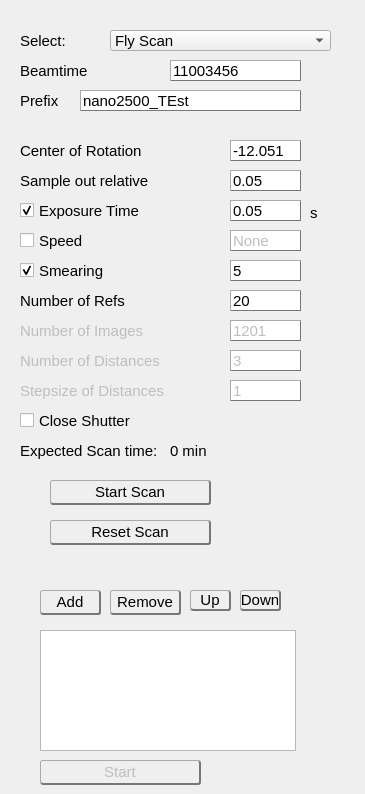
    <widget class="QWidget" name="tab_3">
     <attribute name="title">
      <string>Scan</string>
     </attribute>
     <widget class="QLineEdit" name="io_speed">
      <property name="enabled">
       <bool>false</bool>
      </property>
      <property name="geometry">
       <rect>
        <x>230</x>
        <y>230</y>
        <width>71</width>
        <height>21</height>
       </rect>
      </property>
      <property name="sizePolicy">
       <sizepolicy hsizetype="Fixed" vsizetype="Fixed">
        <horstretch>0</horstretch>
        <verstretch>0</verstretch>
       </sizepolicy>
      </property>
      <property name="font">
       <font>
        <family>Arial</family>
        <pointsize>11</pointsize>
       </font>
      </property>
      <property name="styleSheet">
       <string notr="true">border: solid;

border-bottom-color: #777777;
border-bottom-width: 1px;

border-right-color:#777777;
border-right-width: 1px;

border-top-color:#AAAAAA;
border-top-width: 1px;

border-left-color:#AAAAAA;
border-left-width: 1px;

 background: qlineargradient(x1: 0, y1: 0, x2: 0, y2: 1,
                                 stop: 0 #fafafa, stop: 0.4 #f4f4f4,
                                 stop: 0.5 #e7e7e7, stop: 1.0 #fafafa);</string>
      </property>
      <property name="text">
       <string>None</string>
      </property>
      <property name="maxLength">
       <number>5</number>
      </property>
     </widget>
     <widget class="QLineEdit" name="io_smearing">
      <property name="enabled">
       <bool>true</bool>
      </property>
      <property name="geometry">
       <rect>
        <x>230</x>
        <y>260</y>
        <width>71</width>
        <height>21</height>
       </rect>
      </property>
      <property name="sizePolicy">
       <sizepolicy hsizetype="Fixed" vsizetype="Fixed">
        <horstretch>0</horstretch>
        <verstretch>0</verstretch>
       </sizepolicy>
      </property>
      <property name="font">
       <font>
        <family>Arial</family>
        <pointsize>11</pointsize>
       </font>
      </property>
      <property name="styleSheet">
       <string notr="true">border: solid;

border-bottom-color: #777777;
border-bottom-width: 1px;

border-right-color:#777777;
border-right-width: 1px;

border-top-color:#AAAAAA;
border-top-width: 1px;

border-left-color:#AAAAAA;
border-left-width: 1px;

 background: qlineargradient(x1: 0, y1: 0, x2: 0, y2: 1,
                                 stop: 0 #fafafa, stop: 0.4 #f4f4f4,
                                 stop: 0.5 #e7e7e7, stop: 1.0 #fafafa);</string>
      </property>
      <property name="text">
       <string>5</string>
      </property>
      <property name="maxLength">
       <number>5</number>
      </property>
     </widget>
     <widget class="QLabel" name="label_roixlow_2">
      <property name="geometry">
       <rect>
        <x>20</x>
        <y>140</y>
        <width>131</width>
        <height>21</height>
       </rect>
      </property>
      <property name="font">
       <font>
        <family>Arial</family>
        <pointsize>11</pointsize>
       </font>
      </property>
      <property name="text">
       <string>Center of Rotation</string>
      </property>
     </widget>
     <widget class="QLineEdit" name="io_noimages">
      <property name="enabled">
       <bool>false</bool>
      </property>
      <property name="geometry">
       <rect>
        <x>230</x>
        <y>320</y>
        <width>71</width>
        <height>21</height>
       </rect>
      </property>
      <property name="sizePolicy">
       <sizepolicy hsizetype="Fixed" vsizetype="Fixed">
        <horstretch>0</horstretch>
        <verstretch>0</verstretch>
       </sizepolicy>
      </property>
      <property name="font">
       <font>
        <family>Arial</family>
        <pointsize>11</pointsize>
       </font>
      </property>
      <property name="styleSheet">
       <string notr="true">border: solid;

border-bottom-color: #777777;
border-bottom-width: 1px;

border-right-color:#777777;
border-right-width: 1px;

border-top-color:#AAAAAA;
border-top-width: 1px;

border-left-color:#AAAAAA;
border-left-width: 1px;

 background: qlineargradient(x1: 0, y1: 0, x2: 0, y2: 1,
                                 stop: 0 #fafafa, stop: 0.4 #f4f4f4,
                                 stop: 0.5 #e7e7e7, stop: 1.0 #fafafa);</string>
      </property>
      <property name="text">
       <string>1201</string>
      </property>
     </widget>
     <widget class="QLabel" name="label_roixlow_8">
      <property name="geometry">
       <rect>
        <x>20</x>
        <y>170</y>
        <width>131</width>
        <height>21</height>
       </rect>
      </property>
      <property name="font">
       <font>
        <family>Arial</family>
        <pointsize>11</pointsize>
       </font>
      </property>
      <property name="text">
       <string>Sample out relative</string>
      </property>
     </widget>
     <widget class="QLineEdit" name="io_exptime2">
      <property name="enabled">
       <bool>true</bool>
      </property>
      <property name="geometry">
       <rect>
        <x>230</x>
        <y>200</y>
        <width>71</width>
        <height>21</height>
       </rect>
      </property>
      <property name="sizePolicy">
       <sizepolicy hsizetype="Fixed" vsizetype="Fixed">
        <horstretch>0</horstretch>
        <verstretch>0</verstretch>
       </sizepolicy>
      </property>
      <property name="font">
       <font>
        <family>Arial</family>
        <pointsize>11</pointsize>
       </font>
      </property>
      <property name="styleSheet">
       <string notr="true">border: solid;

border-bottom-color: #777777;
border-bottom-width: 1px;

border-right-color:#777777;
border-right-width: 1px;

border-top-color:#AAAAAA;
border-top-width: 1px;

border-left-color:#AAAAAA;
border-left-width: 1px;

 background: qlineargradient(x1: 0, y1: 0, x2: 0, y2: 1,
                                 stop: 0 #fafafa, stop: 0.4 #f4f4f4,
                                 stop: 0.5 #e7e7e7, stop: 1.0 #fafafa);</string>
      </property>
      <property name="inputMethodHints">
       <set>Qt::ImhPreferNumbers</set>
      </property>
      <property name="text">
       <string>0.05</string>
      </property>
      <property name="maxLength">
       <number>5</number>
      </property>
     </widget>
     <widget class="QLineEdit" name="io_prefix">
      <property name="geometry">
       <rect>
        <x>80</x>
        <y>90</y>
        <width>221</width>
        <height>21</height>
       </rect>
      </property>
      <property name="sizePolicy">
       <sizepolicy hsizetype="Fixed" vsizetype="Fixed">
        <horstretch>0</horstretch>
        <verstretch>0</verstretch>
       </sizepolicy>
      </property>
      <property name="font">
       <font>
        <family>Arial</family>
        <pointsize>11</pointsize>
       </font>
      </property>
      <property name="styleSheet">
       <string notr="true">border: solid;

border-bottom-color: #777777;
border-bottom-width: 1px;

border-right-color:#777777;
border-right-width: 1px;

border-top-color:#AAAAAA;
border-top-width: 1px;

border-left-color:#AAAAAA;
border-left-width: 1px;

 background: qlineargradient(x1: 0, y1: 0, x2: 0, y2: 1,
                                 stop: 0 #fafafa, stop: 0.4 #f4f4f4,
                                 stop: 0.5 #e7e7e7, stop: 1.0 #fafafa);</string>
      </property>
      <property name="text">
       <string>nano2500_TEst</string>
      </property>
     </widget>
     <widget class="QLineEdit" name="io_sampleoutrel">
      <property name="geometry">
       <rect>
        <x>230</x>
        <y>170</y>
        <width>71</width>
        <height>21</height>
       </rect>
      </property>
      <property name="sizePolicy">
       <sizepolicy hsizetype="Fixed" vsizetype="Fixed">
        <horstretch>0</horstretch>
        <verstretch>0</verstretch>
       </sizepolicy>
      </property>
      <property name="font">
       <font>
        <family>Arial</family>
        <pointsize>11</pointsize>
       </font>
      </property>
      <property name="styleSheet">
       <string notr="true">border: solid;

border-bottom-color: #777777;
border-bottom-width: 1px;

border-right-color:#777777;
border-right-width: 1px;

border-top-color:#AAAAAA;
border-top-width: 1px;

border-left-color:#AAAAAA;
border-left-width: 1px;

 background: qlineargradient(x1: 0, y1: 0, x2: 0, y2: 1,
                                 stop: 0 #fafafa, stop: 0.4 #f4f4f4,
                                 stop: 0.5 #e7e7e7, stop: 1.0 #fafafa);</string>
      </property>
      <property name="text">
       <string>0.05</string>
      </property>
     </widget>
     <widget class="QLabel" name="label_roixlow_3">
      <property name="geometry">
       <rect>
        <x>20</x>
        <y>90</y>
        <width>101</width>
        <height>21</height>
       </rect>
      </property>
      <property name="font">
       <font>
        <family>Arial</family>
        <pointsize>11</pointsize>
       </font>
      </property>
      <property name="text">
       <string>Prefix</string>
      </property>
     </widget>
     <widget class="QLineEdit" name="io_beamtime">
      <property name="geometry">
       <rect>
        <x>170</x>
        <y>60</y>
        <width>131</width>
        <height>21</height>
       </rect>
      </property>
      <property name="sizePolicy">
       <sizepolicy hsizetype="Fixed" vsizetype="Fixed">
        <horstretch>0</horstretch>
        <verstretch>0</verstretch>
       </sizepolicy>
      </property>
      <property name="font">
       <font>
        <family>Arial</family>
        <pointsize>11</pointsize>
       </font>
      </property>
      <property name="styleSheet">
       <string notr="true">border: solid;

border-bottom-color: #777777;
border-bottom-width: 1px;

border-right-color:#777777;
border-right-width: 1px;

border-top-color:#AAAAAA;
border-top-width: 1px;

border-left-color:#AAAAAA;
border-left-width: 1px;

 background: qlineargradient(x1: 0, y1: 0, x2: 0, y2: 1,
                                 stop: 0 #fafafa, stop: 0.4 #f4f4f4,
                                 stop: 0.5 #e7e7e7, stop: 1.0 #fafafa);</string>
      </property>
      <property name="text">
       <string>11003456</string>
      </property>
     </widget>
     <widget class="QLabel" name="label_roixlow_9">
      <property name="enabled">
       <bool>false</bool>
      </property>
      <property name="geometry">
       <rect>
        <x>20</x>
        <y>320</y>
        <width>161</width>
        <height>21</height>
       </rect>
      </property>
      <property name="font">
       <font>
        <family>Arial</family>
        <pointsize>11</pointsize>
       </font>
      </property>
      <property name="text">
       <string>Number of Images</string>
      </property>
     </widget>
     <widget class="QLineEdit" name="io_cor">
      <property name="geometry">
       <rect>
        <x>230</x>
        <y>140</y>
        <width>71</width>
        <height>21</height>
       </rect>
      </property>
      <property name="sizePolicy">
       <sizepolicy hsizetype="Fixed" vsizetype="Fixed">
        <horstretch>0</horstretch>
        <verstretch>0</verstretch>
       </sizepolicy>
      </property>
      <property name="font">
       <font>
        <family>Arial</family>
        <pointsize>11</pointsize>
       </font>
      </property>
      <property name="styleSheet">
       <string notr="true">border: solid;

border-bottom-color: #777777;
border-bottom-width: 1px;

border-right-color:#777777;
border-right-width: 1px;

border-top-color:#AAAAAA;
border-top-width: 1px;

border-left-color:#AAAAAA;
border-left-width: 1px;

 background: qlineargradient(x1: 0, y1: 0, x2: 0, y2: 1,
                                 stop: 0 #fafafa, stop: 0.4 #f4f4f4,
                                 stop: 0.5 #e7e7e7, stop: 1.0 #fafafa);</string>
      </property>
      <property name="text">
       <string>-12.051</string>
      </property>
     </widget>
     <widget class="QLabel" name="label_roixlow_7">
      <property name="geometry">
       <rect>
        <x>20</x>
        <y>60</y>
        <width>101</width>
        <height>21</height>
       </rect>
      </property>
      <property name="font">
       <font>
        <family>Arial</family>
        <pointsize>11</pointsize>
       </font>
      </property>
      <property name="text">
       <string>Beamtime</string>
      </property>
     </widget>
     <widget class="QPushButton" name="but_StartStandardScan">
      <property name="geometry">
       <rect>
        <x>50</x>
        <y>480</y>
        <width>161</width>
        <height>25</height>
       </rect>
      </property>
      <property name="font">
       <font>
        <family>Arial</family>
        <pointsize>11</pointsize>
       </font>
      </property>
      <property name="styleSheet">
       <string notr="true">border: solid;

border-bottom-color: #777777; border-bottom-width: 2px;

border-right-color:#777777;
border-right-width: 2px;

border-top-color:#AAAAAA;
border-top-width: 1px;

border-left-color:#AAAAAA;
border-left-width: 1px;

border-radius: 3px;
padding: 1px;
 background: qlineargradient(x1: 0, y1: 0, x2: 0, y2: 1,
                                 stop: 0 #fafafa, stop: 0.4 #f4f4f4,
                                 stop: 0.5 #e7e7e7, stop: 1.0 #fafafa);</string>
      </property>
      <property name="text">
       <string>Start Scan</string>
      </property>
     </widget>
     <widget class="QLabel" name="label_selectScan">
      <property name="geometry">
       <rect>
        <x>20</x>
        <y>30</y>
        <width>111</width>
        <height>21</height>
       </rect>
      </property>
      <property name="font">
       <font>
        <family>Arial</family>
        <pointsize>11</pointsize>
       </font>
      </property>
      <property name="text">
       <string>Select:</string>
      </property>
     </widget>
     <widget class="QComboBox" name="cB_Scan">
      <property name="geometry">
       <rect>
        <x>110</x>
        <y>30</y>
        <width>221</width>
        <height>21</height>
       </rect>
      </property>
      <property name="font">
       <font>
        <family>Arial</family>
        <pointsize>11</pointsize>
       </font>
      </property>
      <item>
       <property name="text">
        <string>Fly Scan</string>
       </property>
      </item>
      <item>
       <property name="text">
        <string>Take Image Series</string>
       </property>
      </item>
      <item>
       <property name="text">
        <string>Holotomo Step</string>
       </property>
      </item>
      <item>
       <property name="text">
        <string>Holotomo Fly</string>
       </property>
      </item>
      <item>
       <property name="text">
        <string>Holotomo Fly Ref</string>
       </property>
      </item>
         <item>
             <property name="text">
                 <string>Fly Scan 360</string>
             </property>
         </item>
     </widget>
     <widget class="QLabel" name="label_3">
      <property name="geometry">
       <rect>
        <x>310</x>
        <y>206</y>
        <width>46</width>
        <height>13</height>
       </rect>
      </property>
      <property name="font">
       <font>
        <family>Arial</family>
        <pointsize>11</pointsize>
       </font>
      </property>
      <property name="text">
       <string>s</string>
      </property>
     </widget>
     <widget class="QListWidget" name="list_Scan">
      <property name="geometry">
       <rect>
        <x>40</x>
        <y>630</y>
        <width>256</width>
        <height>121</height>
       </rect>
      </property>
     </widget>
     <widget class="QPushButton" name="but_AddItem">
      <property name="geometry">
       <rect>
        <x>40</x>
        <y>590</y>
        <width>61</width>
        <height>25</height>
       </rect>
      </property>
      <property name="font">
       <font>
        <family>Arial</family>
        <pointsize>11</pointsize>
       </font>
      </property>
      <property name="styleSheet">
       <string notr="true">border: solid;

border-bottom-color: #777777; border-bottom-width: 2px;

border-right-color:#777777;
border-right-width: 2px;

border-top-color:#AAAAAA;
border-top-width: 1px;

border-left-color:#AAAAAA;
border-left-width: 1px;

border-radius: 3px;
padding: 1px;
 background: qlineargradient(x1: 0, y1: 0, x2: 0, y2: 1,
                                 stop: 0 #fafafa, stop: 0.4 #f4f4f4,
                                 stop: 0.5 #e7e7e7, stop: 1.0 #fafafa);</string>
      </property>
      <property name="text">
       <string>Add</string>
      </property>
     </widget>
     <widget class="QPushButton" name="but_RemoveItem">
      <property name="geometry">
       <rect>
        <x>110</x>
        <y>590</y>
        <width>71</width>
        <height>25</height>
       </rect>
      </property>
      <property name="font">
       <font>
        <family>Arial</family>
        <pointsize>11</pointsize>
       </font>
      </property>
      <property name="styleSheet">
       <string notr="true">border: solid;

border-bottom-color: #777777; border-bottom-width: 2px;

border-right-color:#777777;
border-right-width: 2px;

border-top-color:#AAAAAA;
border-top-width: 1px;

border-left-color:#AAAAAA;
border-left-width: 1px;

border-radius: 3px;
padding: 1px;
 background: qlineargradient(x1: 0, y1: 0, x2: 0, y2: 1,
                                 stop: 0 #fafafa, stop: 0.4 #f4f4f4,
                                 stop: 0.5 #e7e7e7, stop: 1.0 #fafafa);</string>
      </property>
      <property name="text">
       <string>Remove</string>
      </property>
     </widget>
     <widget class="QPushButton" name="but_MoveUp">
      <property name="geometry">
       <rect>
        <x>190</x>
        <y>590</y>
        <width>41</width>
        <height>21</height>
       </rect>
      </property>
      <property name="font">
       <font>
        <family>Arial</family>
        <pointsize>11</pointsize>
       </font>
      </property>
      <property name="styleSheet">
       <string notr="true">border: solid;

border-bottom-color: #777777; border-bottom-width: 2px;

border-right-color:#777777;
border-right-width: 2px;

border-top-color:#AAAAAA;
border-top-width: 1px;

border-left-color:#AAAAAA;
border-left-width: 1px;

border-radius: 3px;
padding: 1px;
 background: qlineargradient(x1: 0, y1: 0, x2: 0, y2: 1,
                                 stop: 0 #fafafa, stop: 0.4 #f4f4f4,
                                 stop: 0.5 #e7e7e7, stop: 1.0 #fafafa);</string>
      </property>
      <property name="text">
       <string>Up</string>
      </property>
     </widget>
     <widget class="QPushButton" name="but_MoveDown">
      <property name="geometry">
       <rect>
        <x>240</x>
        <y>590</y>
        <width>41</width>
        <height>21</height>
       </rect>
      </property>
      <property name="font">
       <font>
        <family>Arial</family>
        <pointsize>11</pointsize>
       </font>
      </property>
      <property name="styleSheet">
       <string notr="true">border: solid;

border-bottom-color: #777777; border-bottom-width: 2px;

border-right-color:#777777;
border-right-width: 2px;

border-top-color:#AAAAAA;
border-top-width: 1px;

border-left-color:#AAAAAA;
border-left-width: 1px;

border-radius: 3px;
padding: 1px;
 background: qlineargradient(x1: 0, y1: 0, x2: 0, y2: 1,
                                 stop: 0 #fafafa, stop: 0.4 #f4f4f4,
                                 stop: 0.5 #e7e7e7, stop: 1.0 #fafafa);</string>
      </property>
      <property name="text">
       <string>Down</string>
      </property>
     </widget>
     <widget class="QLabel" name="label_roixlow_15">
      <property name="geometry">
       <rect>
        <x>20</x>
        <y>290</y>
        <width>181</width>
        <height>21</height>
       </rect>
      </property>
      <property name="font">
       <font>
        <family>Arial</family>
        <pointsize>11</pointsize>
       </font>
      </property>
      <property name="text">
       <string>Number of Refs </string>
      </property>
     </widget>
     <widget class="QLineEdit" name="io_noref">
      <property name="enabled">
       <bool>true</bool>
      </property>
      <property name="geometry">
       <rect>
        <x>230</x>
        <y>290</y>
        <width>71</width>
        <height>21</height>
       </rect>
      </property>
      <property name="sizePolicy">
       <sizepolicy hsizetype="Fixed" vsizetype="Fixed">
        <horstretch>0</horstretch>
        <verstretch>0</verstretch>
       </sizepolicy>
      </property>
      <property name="font">
       <font>
        <family>Arial</family>
        <pointsize>11</pointsize>
       </font>
      </property>
      <property name="styleSheet">
       <string notr="true">border: solid;

border-bottom-color: #777777;
border-bottom-width: 1px;

border-right-color:#777777;
border-right-width: 1px;

border-top-color:#AAAAAA;
border-top-width: 1px;

border-left-color:#AAAAAA;
border-left-width: 1px;

 background: qlineargradient(x1: 0, y1: 0, x2: 0, y2: 1,
                                 stop: 0 #fafafa, stop: 0.4 #f4f4f4,
                                 stop: 0.5 #e7e7e7, stop: 1.0 #fafafa);</string>
      </property>
      <property name="text">
       <string>20</string>
      </property>
     </widget>
     <widget class="QPushButton" name="but_StartScanList">
      <property name="enabled">
       <bool>false</bool>
      </property>
      <property name="geometry">
       <rect>
        <x>40</x>
        <y>760</y>
        <width>161</width>
        <height>25</height>
       </rect>
      </property>
      <property name="font">
       <font>
        <family>Arial</family>
        <pointsize>11</pointsize>
       </font>
      </property>
      <property name="styleSheet">
       <string notr="true">border: solid;

border-bottom-color: #777777; border-bottom-width: 2px;

border-right-color:#777777;
border-right-width: 2px;

border-top-color:#AAAAAA;
border-top-width: 1px;

border-left-color:#AAAAAA;
border-left-width: 1px;

border-radius: 3px;
padding: 1px;
 background: qlineargradient(x1: 0, y1: 0, x2: 0, y2: 1,
                                 stop: 0 #fafafa, stop: 0.4 #f4f4f4,
                                 stop: 0.5 #e7e7e7, stop: 1.0 #fafafa);</string>
      </property>
      <property name="text">
       <string>Start</string>
      </property>
      <property name="autoDefault">
       <bool>false</bool>
      </property>
      <property name="default">
       <bool>false</bool>
      </property>
      <property name="flat">
       <bool>false</bool>
      </property>
     </widget>
     <widget class="QCheckBox" name="checkBox_smearing">
      <property name="enabled">
       <bool>true</bool>
      </property>
      <property name="geometry">
       <rect>
        <x>20</x>
        <y>260</y>
        <width>91</width>
        <height>21</height>
       </rect>
      </property>
      <property name="font">
       <font>
        <family>Arial</family>
        <pointsize>11</pointsize>
       </font>
      </property>
      <property name="text">
       <string>Smearing</string>
      </property>
      <property name="checked">
       <bool>true</bool>
      </property>
     </widget>
     <widget class="QCheckBox" name="checkBox_speed">
      <property name="geometry">
       <rect>
        <x>20</x>
        <y>230</y>
        <width>91</width>
        <height>21</height>
       </rect>
      </property>
      <property name="font">
       <font>
        <family>Arial</family>
        <pointsize>11</pointsize>
       </font>
      </property>
      <property name="text">
       <string>Speed</string>
      </property>
     </widget>
     <widget class="QCheckBox" name="checkBox_exptime">
      <property name="geometry">
       <rect>
        <x>20</x>
        <y>200</y>
        <width>121</width>
        <height>21</height>
       </rect>
      </property>
      <property name="font">
       <font>
        <family>Arial</family>
        <pointsize>11</pointsize>
       </font>
      </property>
      <property name="text">
       <string>Exposure Time</string>
      </property>
      <property name="checked">
       <bool>true</bool>
      </property>
     </widget>
     <widget class="QCheckBox" name="checkBox_CloseShutter">
      <property name="geometry">
       <rect>
        <x>20</x>
        <y>410</y>
        <width>171</width>
        <height>21</height>
       </rect>
      </property>
      <property name="font">
       <font>
        <family>Arial</family>
        <pointsize>11</pointsize>
       </font>
      </property>
      <property name="text">
       <string>Close Shutter</string>
      </property>
     </widget>
     <widget class="QLabel" name="label_roixlow_11">
      <property name="enabled">
       <bool>false</bool>
      </property>
      <property name="geometry">
       <rect>
        <x>20</x>
        <y>350</y>
        <width>161</width>
        <height>21</height>
       </rect>
      </property>
      <property name="font">
       <font>
        <family>Arial</family>
        <pointsize>11</pointsize>
       </font>
      </property>
      <property name="text">
       <string>Number of Distances</string>
      </property>
     </widget>
     <widget class="QLineEdit" name="io_nodistances">
      <property name="enabled">
       <bool>false</bool>
      </property>
      <property name="geometry">
       <rect>
        <x>230</x>
        <y>350</y>
        <width>71</width>
        <height>21</height>
       </rect>
      </property>
      <property name="sizePolicy">
       <sizepolicy hsizetype="Fixed" vsizetype="Fixed">
        <horstretch>0</horstretch>
        <verstretch>0</verstretch>
       </sizepolicy>
      </property>
      <property name="font">
       <font>
        <family>Arial</family>
        <pointsize>11</pointsize>
       </font>
      </property>
      <property name="styleSheet">
       <string notr="true">border: solid;

border-bottom-color: #777777;
border-bottom-width: 1px;

border-right-color:#777777;
border-right-width: 1px;

border-top-color:#AAAAAA;
border-top-width: 1px;

border-left-color:#AAAAAA;
border-left-width: 1px;

 background: qlineargradient(x1: 0, y1: 0, x2: 0, y2: 1,
                                 stop: 0 #fafafa, stop: 0.4 #f4f4f4,
                                 stop: 0.5 #e7e7e7, stop: 1.0 #fafafa);</string>
      </property>
      <property name="text">
       <string>3</string>
      </property>
     </widget>
     <widget class="QLabel" name="label_stepsize">
      <property name="enabled">
       <bool>false</bool>
      </property>
      <property name="geometry">
       <rect>
        <x>20</x>
        <y>380</y>
        <width>161</width>
        <height>21</height>
       </rect>
      </property>
      <property name="font">
       <font>
        <family>Arial</family>
        <pointsize>11</pointsize>
       </font>
      </property>
      <property name="text">
       <string>Stepsize of Distances</string>
      </property>
     </widget>
     <widget class="QLineEdit" name="io_stepsize">
      <property name="enabled">
       <bool>false</bool>
      </property>
      <property name="geometry">
       <rect>
        <x>230</x>
        <y>380</y>
        <width>71</width>
        <height>21</height>
       </rect>
      </property>
      <property name="sizePolicy">
       <sizepolicy hsizetype="Fixed" vsizetype="Fixed">
        <horstretch>0</horstretch>
        <verstretch>0</verstretch>
       </sizepolicy>
      </property>
      <property name="font">
       <font>
        <family>Arial</family>
        <pointsize>11</pointsize>
       </font>
      </property>
      <property name="styleSheet">
       <string notr="true">border: solid;

border-bottom-color: #777777;
border-bottom-width: 1px;

border-right-color:#777777;
border-right-width: 1px;

border-top-color:#AAAAAA;
border-top-width: 1px;

border-left-color:#AAAAAA;
border-left-width: 1px;

 background: qlineargradient(x1: 0, y1: 0, x2: 0, y2: 1,
                                 stop: 0 #fafafa, stop: 0.4 #f4f4f4,
                                 stop: 0.5 #e7e7e7, stop: 1.0 #fafafa);</string>
      </property>
      <property name="text">
       <string>1</string>
      </property>
     </widget>
     <widget class="QLabel" name="label_stepsize_2">
      <property name="enabled">
       <bool>true</bool>
      </property>
      <property name="geometry">
       <rect>
        <x>20</x>
        <y>440</y>
        <width>161</width>
        <height>21</height>
       </rect>
      </property>
      <property name="font">
       <font>
        <family>Arial</family>
        <pointsize>11</pointsize>
       </font>
      </property>
      <property name="text">
       <string>Expected Scan time:</string>
      </property>
     </widget>
     <widget class="QLabel" name="label_scantime">
      <property name="enabled">
       <bool>true</bool>
      </property>
      <property name="geometry">
       <rect>
        <x>170</x>
        <y>440</y>
        <width>161</width>
        <height>21</height>
       </rect>
      </property>
      <property name="font">
       <font>
        <family>Arial</family>
        <pointsize>11</pointsize>
       </font>
      </property>
      <property name="text">
       <string>0 min</string>
      </property>
     </widget>
     <widget class="QPushButton" name="but_ResetScan">
      <property name="geometry">
       <rect>
        <x>50</x>
        <y>520</y>
        <width>161</width>
        <height>25</height>
       </rect>
      </property>
      <property name="font">
       <font>
        <family>Arial</family>
        <pointsize>11</pointsize>
       </font>
      </property>
      <property name="styleSheet">
       <string notr="true">border: solid;

border-bottom-color: #777777; border-bottom-width: 2px;

border-right-color:#777777;
border-right-width: 2px;

border-top-color:#AAAAAA;
border-top-width: 1px;

border-left-color:#AAAAAA;
border-left-width: 1px;

border-radius: 3px;
padding: 1px;
 background: qlineargradient(x1: 0, y1: 0, x2: 0, y2: 1,
                                 stop: 0 #fafafa, stop: 0.4 #f4f4f4,
                                 stop: 0.5 #e7e7e7, stop: 1.0 #fafafa);</string>
      </property>
      <property name="text">
       <string>Reset Scan</string>
      </property>
     </widget>
     <zorder>io_speed</zorder>
     <zorder>io_smearing</zorder>
     <zorder>label_roixlow_2</zorder>
     <zorder>label_roixlow_8</zorder>
     <zorder>io_exptime2</zorder>
     <zorder>io_prefix</zorder>
     <zorder>io_sampleoutrel</zorder>
     <zorder>label_roixlow_3</zorder>
     <zorder>io_beamtime</zorder>
     <zorder>label_roixlow_9</zorder>
     <zorder>io_cor</zorder>
     <zorder>label_roixlow_7</zorder>
     <zorder>but_StartStandardScan</zorder>
     <zorder>label_selectScan</zorder>
     <zorder>cB_Scan</zorder>
     <zorder>io_noimages</zorder>
     <zorder>label_3</zorder>
     <zorder>list_Scan</zorder>
     <zorder>but_AddItem</zorder>
     <zorder>but_RemoveItem</zorder>
     <zorder>but_MoveUp</zorder>
     <zorder>but_MoveDown</zorder>
     <zorder>label_roixlow_15</zorder>
     <zorder>io_noref</zorder>
     <zorder>but_StartScanList</zorder>
     <zorder>checkBox_smearing</zorder>
     <zorder>checkBox_speed</zorder>
     <zorder>checkBox_exptime</zorder>
     <zorder>checkBox_CloseShutter</zorder>
     <zorder>label_roixlow_11</zorder>
     <zorder>io_nodistances</zorder>
     <zorder>label_stepsize</zorder>
     <zorder>io_stepsize</zorder>
     <zorder>label_stepsize_2</zorder>
     <zorder>label_scantime</zorder>
     <zorder>but_ResetScan</zorder>
    </widget>
